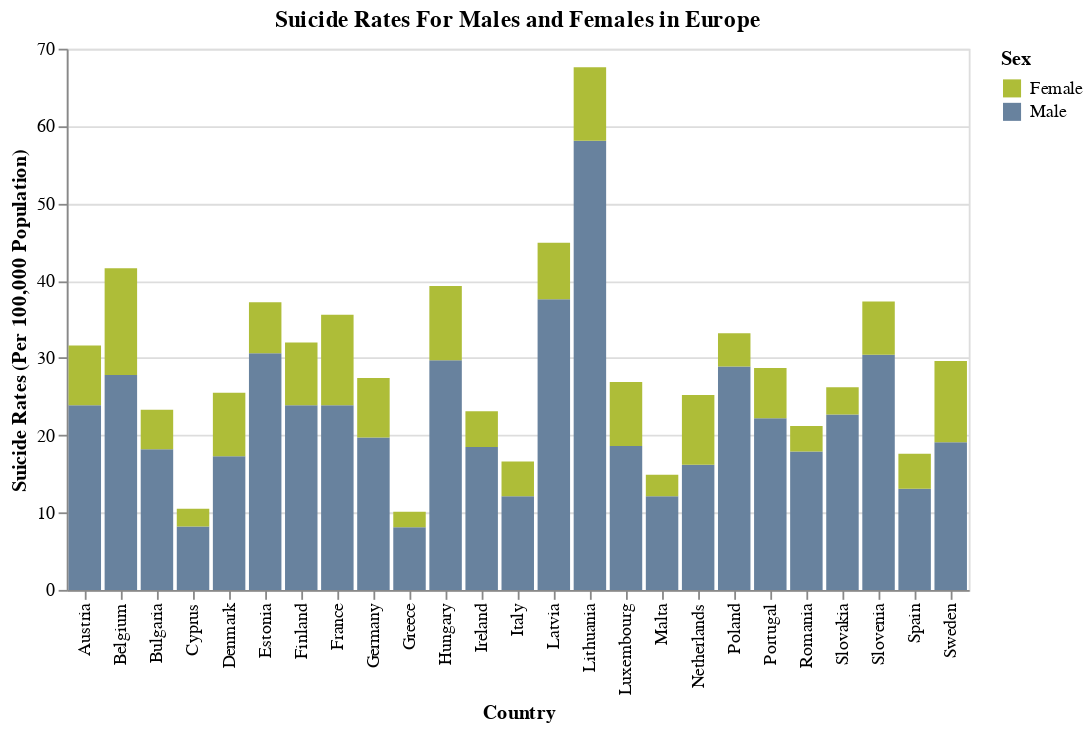

Write notebook code for a chart like this one.
### Code cell
# Create a stacked bar plot of the suicide rates of males and females for countries in Europe.
df |>
@vlplot(:bar,
    title = "Suicide Rates For Males and Females in Europe",
    color={ :Sex,
      scale = {range = ["#AEBD38", "#68829E"]}
    },
    x={ :Country,
        title = "Country"
    },
    y={ :value,
        title = "Suicide Rates (Per 100,000 Population)"
    })

### Figure 1 — Vega-Lite specification as saved in the notebook (floating-point values rounded to 4 significant figures)
{"data": {"values": [{"Country": "Austria", "Freedom to make life choices": "0.888513982", "GDP": "10.69459534", "Generosity": "0.071537279", "Healthy life expectancy at birth": "71.64565277", "Life Ladder": 7.048, "Negative affect": "0.197423846", "Perceptions of corruption": "0.52364099", "Positive affect": "0.755902588", "Sex": "Male", "Social support": "0.926318586", "value": 23.9, "year": "2016-01-01"}, {"Country": "Austria", "Freedom to make life choices": "0.888513982", "GDP": "10.69459534", "Generosity": "0.071537279", "Healthy life expectancy at birth": "71.64565277", "Life Ladder": 7.048, "Negative affect": "0.197423846", "Perceptions of corruption": "0.52364099", "Positive affect": "0.755902588", "Sex": "Female", "Social support": "0.926318586", "value": 7.7, "year": "2016-01-01"}, {"Country": "Belgium", "Freedom to make life choices": "0.865759015", "GDP": "10.63217831", "Generosity": "-0.064254232", "Healthy life expectancy at birth": "71.52167511", "Life Ladder": 6.949, "Negative affect": "0.259653389", "Perceptions of corruption": "0.4966591", "Positive affect": "0.764590085", "Sex": "Male", "Social support": "0.928964078", "value": 27.8, "year": "2016-01-01"}, {"Country": "Belgium", "Freedom to make life choices": "0.865759015", "GDP": "10.63217831", "Generosity": "-0.064254232", "Healthy life expectancy at birth": "71.52167511", "Life Ladder": 6.949, "Negative affect": "0.259653389", "Perceptions of corruption": "0.4966591", "Positive affect": "0.764590085", "Sex": "Female", "Social support": "0.928964078", "value": 13.8, "year": "2016-01-01"}, {"Country": "Bulgaria", "Freedom to make life choices": "0.700265527", "GDP": "9.766366959", "Generosity": "-0.174192682", "Healthy life expectancy at birth": "68.2297287", "Life Ladder": 4.838, "Negative affect": "0.171699852", "Perceptions of corruption": "0.935988188", "Positive affect": "0.62185514", "Sex": "Male", "Social support": "0.92603606", "value": 18.2, "year": "2016-01-01"}, {"Country": "Bulgaria", "Freedom to make life choices": "0.700265527", "GDP": "9.766366959", "Generosity": "-0.174192682", "Healthy life expectancy at birth": "68.2297287", "Life Ladder": 4.838, "Negative affect": "0.171699852", "Perceptions of corruption": "0.935988188", "Positive affect": "0.62185514", "Sex": "Female", "Social support": "0.92603606", "value": 5.1, "year": "2016-01-01"}, {"Country": "Cyprus", "Freedom to make life choices": "0.756220996", "GDP": "10.32312202", "Generosity": "-0.03673432", "Healthy life expectancy at birth": "72.64193726", "Life Ladder": 5.795, "Negative affect": "0.336344689", "Perceptions of corruption": "0.897639513", "Positive affect": "0.742049396", "Sex": "Male", "Social support": "0.786438465", "value": 8.2, "year": "2016-01-01"}, {"Country": "Cyprus", "Freedom to make life choices": "0.756220996", "GDP": "10.32312202", "Generosity": "-0.03673432", "Healthy life expectancy at birth": "72.64193726", "Life Ladder": 5.795, "Negative affect": "0.336344689", "Perceptions of corruption": "0.897639513", "Positive affect": "0.742049396", "Sex": "Female", "Social support": "0.786438465", "value": 2.3, "year": "2016-01-01"}, {"Country": "Denmark", "Freedom to make life choices": "0.948230565", "GDP": "10.68310165", "Generosity": "0.131326869", "Healthy life expectancy at birth": "70.91555023", "Life Ladder": 7.558, "Negative affect": "0.207583427", "Perceptions of corruption": "0.209893376", "Positive affect": "0.836115718", "Sex": "Male", "Social support": "0.954451501", "value": 17.3, "year": "2016-01-01"}, {"Country": "Denmark", "Freedom to make life choices": "0.948230565", "GDP": "10.68310165", "Generosity": "0.131326869", "Healthy life expectancy at birth": "70.91555023", "Life Ladder": 7.558, "Negative affect": "0.207583427", "Perceptions of corruption": "0.209893376", "Positive affect": "0.836115718", "Sex": "Female", "Social support": "0.954451501", "value": 8.2, "year": "2016-01-01"}, {"Country": "Estonia", "Freedom to make life choices": "0.842770696", "GDP": "10.22024822", "Generosity": "-0.156858996", "Healthy life expectancy at birth": "67.37776184", "Life Ladder": 5.65, "Negative affect": "0.176869258", "Perceptions of corruption": "0.639085293", "Positive affect": "0.72625488", "Sex": "Male", "Social support": "0.937715113", "value": 30.6, "year": "2016-01-01"}, {"Country": "Estonia", "Freedom to make life choices": "0.842770696", "GDP": "10.22024822", "Generosity": "-0.156858996", "Healthy life expectancy at birth": "67.37776184", "Life Ladder": 5.65, "Negative affect": "0.176869258", "Perceptions of corruption": "0.639085293", "Positive affect": "0.72625488", "Sex": "Female", "Social support": "0.937715113", "value": 6.6, "year": "2016-01-01"}, {"Country": "Finland", "Freedom to make life choices": "0.948372185", "GDP": "10.56876278", "Generosity": "-0.035874676", "Healthy life expectancy at birth": "71.38269043", "Life Ladder": 7.66, "Negative affect": "0.181998447", "Perceptions of corruption": "0.249659568", "Positive affect": "0.797325075", "Sex": "Male", "Social support": "0.953940451", "value": 23.9, "year": "2016-01-01"}, {"Country": "Finland", "Freedom to make life choices": "0.948372185", "GDP": "10.56876278", "Generosity": "-0.035874676", "Healthy life expectancy at birth": "71.38269043", "Life Ladder": 7.66, "Negative affect": "0.181998447", "Perceptions of corruption": "0.249659568", "Positive affect": "0.797325075", "Sex": "Female", "Social support": "0.953940451", "value": 8.1, "year": "2016-01-01"}, {"Country": "France", "Freedom to make life choices": "0.786780477", "GDP": "10.53624725", "Generosity": "-0.101393685", "Healthy life expectancy at birth": "72.59750366", "Life Ladder": 6.475, "Negative affect": "0.27003625", "Perceptions of corruption": "0.622697055", "Positive affect": "0.772661328", "Sex": "Male", "Social support": "0.884922922", "value": 23.9, "year": "2016-01-01"}, {"Country": "France", "Freedom to make life choices": "0.786780477", "GDP": "10.53624725", "Generosity": "-0.101393685", "Healthy life expectancy at birth": "72.59750366", "Life Ladder": 6.475, "Negative affect": "0.27003625", "Perceptions of corruption": "0.622697055", "Positive affect": "0.772661328", "Sex": "Female", "Social support": "0.884922922", "value": 11.7, "year": "2016-01-01"}, {"Country": "Germany", "Freedom to make life choices": "0.870515049", "GDP": "10.70416832", "Generosity": "0.136947975", "Healthy life expectancy at birth": "70.86317444", "Life Ladder": 6.874, "Negative affect": "0.187254936", "Perceptions of corruption": "0.445922136", "Positive affect": "0.737745941", "Sex": "Male", "Social support": "0.906029284", "value": 19.7, "year": "2016-01-01"}, {"Country": "Germany", "Freedom to make life choices": "0.870515049", "GDP": "10.70416832", "Generosity": "0.136947975", "Healthy life expectancy at birth": "70.86317444", "Life Ladder": 6.874, "Negative affect": "0.187254936", "Perceptions of corruption": "0.445922136", "Positive affect": "0.737745941", "Sex": "Female", "Social support": "0.906029284", "value": 7.7, "year": "2016-01-01"}, {"Country": "Greece", "Freedom to make life choices": "0.481616855", "GDP": "10.1151228", "Generosity": "-0.267767459", "Healthy life expectancy at birth": "71.25013733", "Life Ladder": 5.303, "Negative affect": "0.336207509", "Perceptions of corruption": "0.898470819", "Positive affect": "0.700504363", "Sex": "Male", "Social support": "0.802605867", "value": 8.1, "year": "2016-01-01"}, {"Country": "Greece", "Freedom to make life choices": "0.481616855", "GDP": "10.1151228", "Generosity": "-0.267767459", "Healthy life expectancy at birth": "71.25013733", "Life Ladder": 5.303, "Negative affect": "0.336207509", "Perceptions of corruption": "0.898470819", "Positive affect": "0.700504363", "Sex": "Female", "Social support": "0.802605867", "value": 2, "year": "2016-01-01"}, {"Country": "Hungary", "Freedom to make life choices": "0.55395174", "GDP": "10.12352848", "Generosity": "-0.196067855", "Healthy life expectancy at birth": "67.30926514", "Life Ladder": 5.449, "Negative affect": "0.24332577", "Perceptions of corruption": "0.924185812", "Positive affect": "0.66591078", "Sex": "Male", "Social support": "0.899511576", "value": 29.7, "year": "2016-01-01"}, {"Country": "Hungary", "Freedom to make life choices": "0.55395174", "GDP": "10.12352848", "Generosity": "-0.196067855", "Healthy life expectancy at birth": "67.30926514", "Life Ladder": 5.449, "Negative affect": "0.24332577", "Perceptions of corruption": "0.924185812", "Positive affect": "0.66591078", "Sex": "Female", "Social support": "0.899511576", "value": 9.6, "year": "2016-01-01"}, {"Country": "Ireland", "Freedom to make life choices": "0.874589145", "GDP": "10.90115261", "Generosity": "0.171785638", "Healthy life expectancy at birth": "71.40406799", "Life Ladder": 7.041, "Negative affect": "0.211063311", "Perceptions of corruption": "0.398544312", "Positive affect": "0.809203029", "Sex": "Male", "Social support": "0.958144009", "value": 18.5, "year": "2016-01-01"}, {"Country": "Ireland", "Freedom to make life choices": "0.874589145", "GDP": "10.90115261", "Generosity": "0.171785638", "Healthy life expectancy at birth": "71.40406799", "Life Ladder": 7.041, "Negative affect": "0.211063311", "Perceptions of corruption": "0.398544312", "Positive affect": "0.809203029", "Sex": "Female", "Social support": "0.958144009", "value": 4.6, "year": "2016-01-01"}, {"Country": "Italy", "Freedom to make life choices": "0.623741627", "GDP": "10.43184376", "Generosity": "-0.087276623", "Healthy life expectancy at birth": "72.72756195", "Life Ladder": 5.955, "Negative affect": "0.339173585", "Perceptions of corruption": "0.902801216", "Positive affect": "0.685422838", "Sex": "Male", "Social support": "0.927212834", "value": 12.1, "year": "2016-01-01"}, {"Country": "Italy", "Freedom to make life choices": "0.623741627", "GDP": "10.43184376", "Generosity": "-0.087276623", "Healthy life expectancy at birth": "72.72756195", "Life Ladder": 5.955, "Negative affect": "0.339173585", "Perceptions of corruption": "0.902801216", "Positive affect": "0.685422838", "Sex": "Female", "Social support": "0.927212834", "value": 4.5, "year": "2016-01-01"}, {"Country": "Latvia", "Freedom to make life choices": "0.685299277", "GDP": "10.05293655", "Generosity": "-0.162657723", "Healthy life expectancy at birth": "65.52488708", "Life Ladder": 5.94, "Negative affect": "0.231383532", "Perceptions of corruption": "0.867639601", "Positive affect": "0.653751254", "Sex": "Male", "Social support": "0.917073965", "value": 37.6, "year": "2016-01-01"}, {"Country": "Latvia", "Freedom to make life choices": "0.685299277", "GDP": "10.05293655", "Generosity": "-0.162657723", "Healthy life expectancy at birth": "65.52488708", "Life Ladder": 5.94, "Negative affect": "0.231383532", "Perceptions of corruption": "0.867639601", "Positive affect": "0.653751254", "Sex": "Female", "Social support": "0.917073965", "value": 7.3, "year": "2016-01-01"}, {"Country": "Lithuania", "Freedom to make life choices": "0.614239335", "GDP": "10.21611309", "Generosity": "-0.27387473", "Healthy life expectancy at birth": "65.05998993", "Life Ladder": 5.866, "Negative affect": "0.249855742", "Perceptions of corruption": "0.949392676", "Positive affect": "0.594167292", "Sex": "Male", "Social support": "0.937873363", "value": 58.1, "year": "2016-01-01"}, {"Country": "Lithuania", "Freedom to make life choices": "0.614239335", "GDP": "10.21611309", "Generosity": "-0.27387473", "Healthy life expectancy at birth": "65.05998993", "Life Ladder": 5.866, "Negative affect": "0.249855742", "Perceptions of corruption": "0.949392676", "Positive affect": "0.594167292", "Sex": "Female", "Social support": "0.937873363", "value": 9.5, "year": "2016-01-01"}, {"Country": "Luxembourg", "Freedom to make life choices": "0.882365346", "GDP": "11.45924854", "Generosity": "0.003842965", "Healthy life expectancy at birth": "72.89732361", "Life Ladder": 6.967, "Negative affect": "0.192300707", "Perceptions of corruption": "0.356336325", "Positive affect": "0.757949769", "Sex": "Male", "Social support": "0.941260576", "value": 18.6, "year": "2016-01-01"}, {"Country": "Luxembourg", "Freedom to make life choices": "0.882365346", "GDP": "11.45924854", "Generosity": "0.003842965", "Healthy life expectancy at birth": "72.89732361", "Life Ladder": 6.967, "Negative affect": "0.192300707", "Perceptions of corruption": "0.356336325", "Positive affect": "0.757949769", "Sex": "Female", "Social support": "0.941260576", "value": 8.3, "year": "2016-01-01"}, {"Country": "Malta", "Freedom to make life choices": "0.916023612", "GDP": "NA", "Generosity": "NA", "Healthy life expectancy at birth": "71.65420532", "Life Ladder": 6.591, "Negative affect": "0.355443776", "Perceptions of corruption": "0.696494639", "Positive affect": "0.687271595", "Sex": "Male", "Social support": "0.930369377", "value": 12.1, "year": "2016-01-01"}, {"Country": "Malta", "Freedom to make life choices": "0.916023612", "GDP": "NA", "Generosity": "NA", "Healthy life expectancy at birth": "71.65420532", "Life Ladder": 6.591, "Negative affect": "0.355443776", "Perceptions of corruption": "0.696494639", "Positive affect": "0.687271595", "Sex": "Female", "Social support": "0.930369377", "value": 2.8, "year": "2016-01-01"}, {"Country": "Netherlands", "Freedom to make life choices": "0.907310009", "GDP": "10.75715065", "Generosity": "0.226082265", "Healthy life expectancy at birth": "71.26724243", "Life Ladder": 7.541, "Negative affect": "0.214850739", "Perceptions of corruption": "0.43330425", "Positive affect": "0.838432372", "Sex": "Male", "Social support": "0.925944209", "value": 16.2, "year": "2016-01-01"}, {"Country": "Netherlands", "Freedom to make life choices": "0.907310009", "GDP": "10.75715065", "Generosity": "0.226082265", "Healthy life expectancy at birth": "71.26724243", "Life Ladder": 7.541, "Negative affect": "0.214850739", "Perceptions of corruption": "0.43330425", "Positive affect": "0.838432372", "Sex": "Female", "Social support": "0.925944209", "value": 9, "year": "2016-01-01"}, {"Country": "Poland", "Freedom to make life choices": "0.870707512", "GDP": "10.15000153", "Generosity": "-0.100947499", "Healthy life expectancy at birth": "67.66214752", "Life Ladder": 6.162, "Negative affect": "0.223536044", "Perceptions of corruption": "0.847753942", "Positive affect": "0.77662462", "Sex": "Male", "Social support": "0.91739881", "value": 28.9, "year": "2016-01-01"}, {"Country": "Poland", "Freedom to make life choices": "0.870707512", "GDP": "10.15000153", "Generosity": "-0.100947499", "Healthy life expectancy at birth": "67.66214752", "Life Ladder": 6.162, "Negative affect": "0.223536044", "Perceptions of corruption": "0.847753942", "Positive affect": "0.77662462", "Sex": "Female", "Social support": "0.91739881", "value": 4.3, "year": "2016-01-01"}, {"Country": "Portugal", "Freedom to make life choices": "0.83806932", "GDP": "10.20860291", "Generosity": "-0.232479244", "Healthy life expectancy at birth": "70.75627899", "Life Ladder": 5.447, "Negative affect": "0.326252729", "Perceptions of corruption": "0.922192395", "Positive affect": "0.683566213", "Sex": "Male", "Social support": "0.90463537", "value": 22.2, "year": "2016-01-01"}, {"Country": "Portugal", "Freedom to make life choices": "0.83806932", "GDP": "10.20860291", "Generosity": "-0.232479244", "Healthy life expectancy at birth": "70.75627899", "Life Ladder": 5.447, "Negative affect": "0.326252729", "Perceptions of corruption": "0.922192395", "Positive affect": "0.683566213", "Sex": "Female", "Social support": "0.90463537", "value": 6.5, "year": "2016-01-01"}, {"Country": "Romania", "Freedom to make life choices": "0.8217206", "GDP": "9.942670822", "Generosity": "-0.118267216", "Healthy life expectancy at birth": "66.94844818", "Life Ladder": 5.969, "Negative affect": "0.257763505", "Perceptions of corruption": "0.949044526", "Positive affect": "0.694415331", "Sex": "Male", "Social support": "0.809229195", "value": 17.9, "year": "2016-01-01"}, {"Country": "Romania", "Freedom to make life choices": "0.8217206", "GDP": "9.942670822", "Generosity": "-0.118267216", "Healthy life expectancy at birth": "66.94844818", "Life Ladder": 5.969, "Negative affect": "0.257763505", "Perceptions of corruption": "0.949044526", "Positive affect": "0.694415331", "Sex": "Female", "Social support": "0.809229195", "value": 3.3, "year": "2016-01-01"}, {"Country": "Slovakia", "Freedom to make life choices": "0.700098515", "GDP": "10.24734116", "Generosity": "-0.075128973", "Healthy life expectancy at birth": "68.16325378", "Life Ladder": 5.993, "Negative affect": "0.232091576", "Perceptions of corruption": "0.916609168", "Positive affect": "0.774416089", "Sex": "Male", "Social support": "0.945179105", "value": 22.7, "year": "2016-01-01"}, {"Country": "Slovakia", "Freedom to make life choices": "0.700098515", "GDP": "10.24734116", "Generosity": "-0.075128973", "Healthy life expectancy at birth": "68.16325378", "Life Ladder": 5.993, "Negative affect": "0.232091576", "Perceptions of corruption": "0.916609168", "Positive affect": "0.774416089", "Sex": "Female", "Social support": "0.945179105", "value": 3.5, "year": "2016-01-01"}, {"Country": "Slovenia", "Freedom to make life choices": "0.903551102", "GDP": "10.28735638", "Generosity": "-0.061483312", "Healthy life expectancy at birth": "70.80030823", "Life Ladder": 5.937, "Negative affect": "0.271624178", "Perceptions of corruption": "0.838474393", "Positive affect": "0.626205564", "Sex": "Male", "Social support": "0.934487343", "value": 30.4, "year": "2016-01-01"}, {"Country": "Slovenia", "Freedom to make life choices": "0.903551102", "GDP": "10.28735638", "Generosity": "-0.061483312", "Healthy life expectancy at birth": "70.80030823", "Life Ladder": 5.937, "Negative affect": "0.271624178", "Perceptions of corruption": "0.838474393", "Positive affect": "0.626205564", "Sex": "Female", "Social support": "0.934487343", "value": 6.9, "year": "2016-01-01"}, {"Country": "Spain", "Freedom to make life choices": "0.768173754", "GDP": "10.42780018", "Generosity": "-0.058965199", "Healthy life expectancy at birth": "73.95972443", "Life Ladder": 6.319, "Negative affect": "0.300829351", "Perceptions of corruption": "0.818558574", "Positive affect": "0.652816117", "Sex": "Male", "Social support": "0.941736817", "value": 13.1, "year": "2016-01-01"}, {"Country": "Spain", "Freedom to make life choices": "0.768173754", "GDP": "10.42780018", "Generosity": "-0.058965199", "Healthy life expectancy at birth": "73.95972443", "Life Ladder": 6.319, "Negative affect": "0.300829351", "Perceptions of corruption": "0.818558574", "Positive affect": "0.652816117", "Sex": "Female", "Social support": "0.941736817", "value": 4.5, "year": "2016-01-01"}, {"Country": "Sweden", "Freedom to make life choices": "0.918036401", "GDP": "10.7443037", "Generosity": "0.131494105", "Healthy life expectancy at birth": "71.96144867", "Life Ladder": 7.369, "Negative affect": "0.200606912", "Perceptions of corruption": "0.246182442", "Positive affect": "0.815695107", "Sex": "Male", "Social support": "0.912060678", "value": 19.1, "year": "2016-01-01"}, {"Country": "Sweden", "Freedom to make life choices": "0.918036401", "GDP": "10.7443037", "Generosity": "0.131494105", "Healthy life expectancy at birth": "71.96144867", "Life Ladder": 7.369, "Negative affect": "0.200606912", "Perceptions of corruption": "0.246182442", "Positive affect": "0.815695107", "Sex": "Female", "Social support": "0.912060678", "value": 10.5, "year": "2016-01-01"}]}, "encoding": {"color": {"field": "Sex", "scale": {"range": ["#AEBD38", "#68829E"]}, "type": "nominal"}, "x": {"field": "Country", "title": "Country", "type": "nominal"}, "y": {"field": "value", "title": "Suicide Rates (Per 100,000 Population)", "type": "quantitative"}}, "mark": "bar", "title": "Suicide Rates For Males and Females in Europe"}
